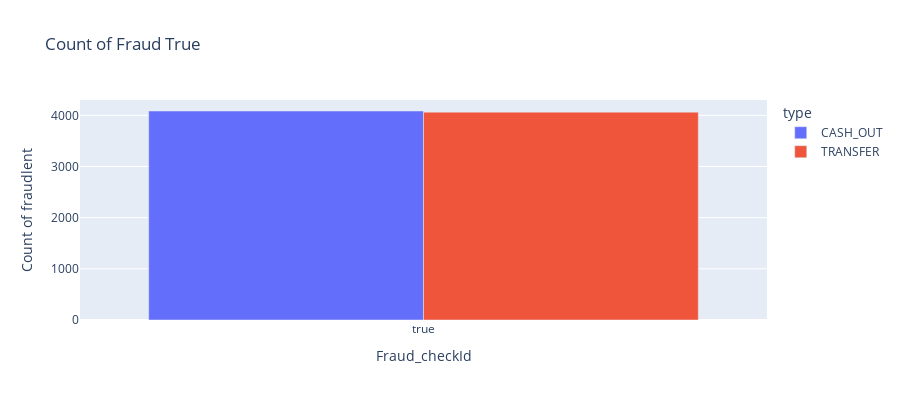

The code cell stored with this chart in its notebook:
### Code cell
fig= px.bar(fraud_claim_1, x='Fraud_checkId', y='Count of fraudlent', color='type', barmode='group', height=400, title='Count of Fraud True')
fig.show()

### Figure 1 — Plotly figure (JSON) as saved in the notebook; plotly's stock layout.template omitted (floating-point values rounded to 4 significant figures)
{"data": [{"alignmentgroup": "True", "hovertemplate": "type=CASH_OUT<br>Fraud_checkId=%{x}<br>Count of fraudlent=%{y}<extra></extra>", "legendgroup": "CASH_OUT", "marker": {"color": "#636efa", "pattern": {"shape": ""}}, "name": "CASH_OUT", "offsetgroup": "CASH_OUT", "orientation": "v", "showlegend": true, "textposition": "auto", "type": "bar", "x": [true], "xaxis": "x", "y": [4085], "yaxis": "y"}, {"alignmentgroup": "True", "hovertemplate": "type=TRANSFER<br>Fraud_checkId=%{x}<br>Count of fraudlent=%{y}<extra></extra>", "legendgroup": "TRANSFER", "marker": {"color": "#EF553B", "pattern": {"shape": ""}}, "name": "TRANSFER", "offsetgroup": "TRANSFER", "orientation": "v", "showlegend": true, "textposition": "auto", "type": "bar", "x": [true], "xaxis": "x", "y": [4063], "yaxis": "y"}], "layout": {"barmode": "group", "height": 400, "legend": {"title": {"text": "type"}, "tracegroupgap": 0}, "title": {"text": "Count of Fraud True"}, "xaxis": {"anchor": "y", "domain": [0, 1], "title": {"text": "Fraud_checkId"}}, "yaxis": {"anchor": "x", "domain": [0, 1], "title": {"text": "Count of fraudlent"}}}}
